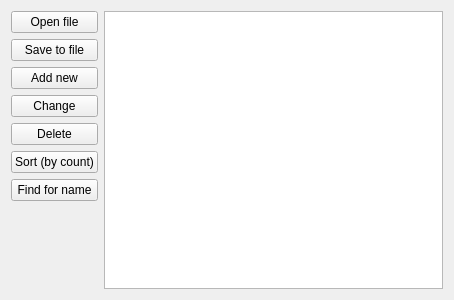
<?xml version="1.0" encoding="UTF-8"?>
<ui version="4.0">
 <class>Var8Task1</class>
 <widget class="QWidget" name="Var8Task1">
  <property name="geometry">
   <rect>
    <x>0</x>
    <y>0</y>
    <width>454</width>
    <height>300</height>
   </rect>
  </property>
  <property name="windowTitle">
   <string>Form</string>
  </property>
  <layout class="QHBoxLayout" name="horizontalLayout_2">
   <item>
    <layout class="QHBoxLayout" name="horizontalLayout">
     <item>
      <layout class="QVBoxLayout" name="verticalLayout">
       <item>
        <widget class="QPushButton" name="OpnBtn">
         <property name="text">
          <string>Open file</string>
         </property>
        </widget>
       </item>
       <item>
        <widget class="QPushButton" name="SaveBtn">
         <property name="text">
          <string>Save to file</string>
         </property>
        </widget>
       </item>
       <item>
        <widget class="QPushButton" name="NewBtn">
         <property name="text">
          <string>Add new</string>
         </property>
        </widget>
       </item>
       <item>
        <widget class="QPushButton" name="ChangeBtn">
         <property name="text">
          <string>Change</string>
         </property>
        </widget>
       </item>
       <item>
        <widget class="QPushButton" name="DeleteBtn">
         <property name="text">
          <string>Delete</string>
         </property>
        </widget>
       </item>
       <item>
        <widget class="QPushButton" name="SortBtn">
         <property name="text">
          <string>Sort (by count)</string>
         </property>
        </widget>
       </item>
       <item>
        <widget class="QPushButton" name="FindForName">
         <property name="text">
          <string>Find for name</string>
         </property>
        </widget>
       </item>
       <item>
        <spacer name="verticalSpacer">
         <property name="orientation">
          <enum>Qt::Vertical</enum>
         </property>
         <property name="sizeHint" stdset="0">
          <size>
           <width>20</width>
           <height>40</height>
          </size>
         </property>
        </spacer>
       </item>
      </layout>
     </item>
     <item>
      <widget class="QTableWidget" name="tableWidget"/>
     </item>
    </layout>
   </item>
  </layout>
 </widget>
 <resources/>
 <connections/>
</ui>
